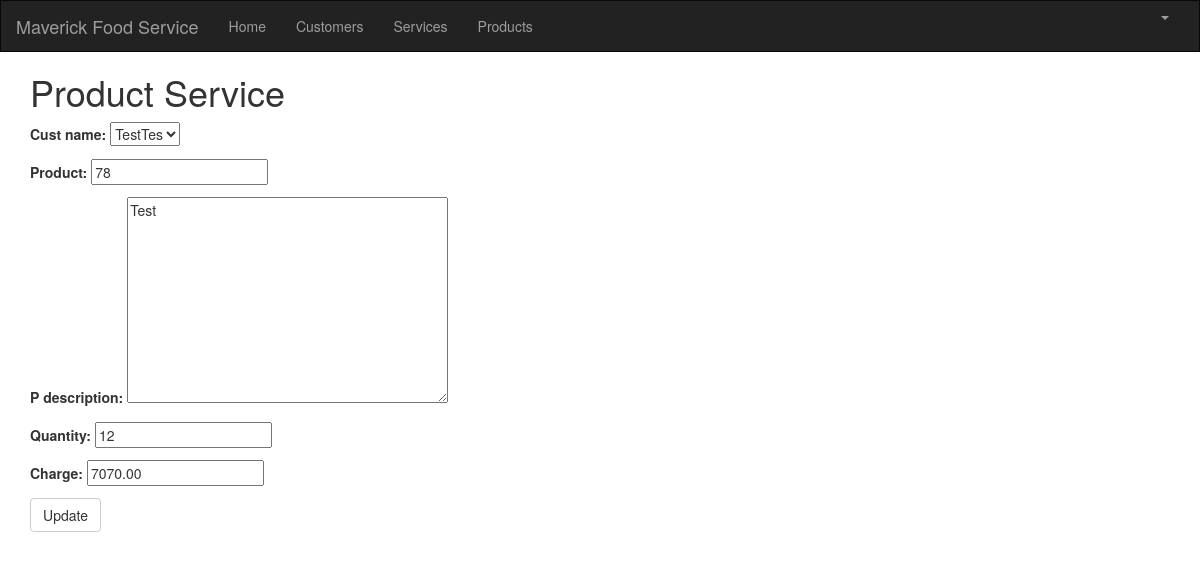
The page /product/3/edit/ (signed in) on the database its author committed.
### crm/models.py (models this page shows, shortened)
class Customer(models.Model):
    cust_name = models.CharField(max_length=50)
    organization = models.CharField(max_length=100, blank=True)
    role = models.CharField(max_length=100)
    email = models.EmailField(max_length=100)
    bldgroom = models.CharField(max_length=100)
    address = models.CharField(max_length=200)
    account_number = models.IntegerField(blank=False, null=False)
    city = models.CharField(max_length=50)
    state = models.CharField(max_length=50)
    zipcode = models.CharField(max_length=10)
    phone_number = models.CharField(max_length=50)
    created_date = models.DateTimeField(
        default=timezone.now)
    updated_date = models.DateTimeField(auto_now_add=True)
    def __str__(self):
        return str(self.cust_name)

class Product(models.Model):
    cust_name = models.ForeignKey(Customer, on_delete=models.CASCADE, related_name='products')
    product = models.CharField(max_length=100)
    p_description = models.TextField()
    quantity = models.IntegerField()
    pickup_time = models.DateTimeField(
        default=timezone.now)
    charge = models.DecimalField(max_digits=10, decimal_places=2)
    created_date = models.DateTimeField(
        default=timezone.now)
    updated_date = models.DateTimeField(auto_now_add=True)

### crm/views.py (the view)
# urls.py: path('product/<int:pk>/edit/', views.product_edit, name='product_edit'),
@login_required
def product_edit(request, pk):
   product = get_object_or_404(Product, pk=pk)
   if request.method == "POST":
       form = ProductForm(request.POST, instance=product)
       if form.is_valid():
           service = form.save()
           service.updated_date = timezone.now()
           service.save()
           products = Product.objects.filter(created_date__lte=timezone.now())
           return render(request, 'crm/product_list.html', {'products': products})
   else:
       form = ProductForm(instance=product)
   return render(request, 'crm/product_edit.html', {'form': form})

### crm/forms.py
class ProductForm(forms.ModelForm):
   class Meta:
       model = Product
       fields = ('cust_name', 'product', 'p_description', 'quantity', 'charge' )

### crm/templates/crm/product_edit.html
{% extends 'crm/base.html' %}
{% load crispy_forms_tags %}
{% block content %}
    <h1>Product Service</h1>
    <form method="POST" class="service-form">{% csrf_token %}
        {{ form.as_p }}
        <button type="submit" class="save btn btn-default">Update</button>
    </form>
{% endblock %}

### rows shown on the page
Customer: cust_name "TestTes"
Product: product "78", p_description "Test", quantity "12", charge "7070.00"
